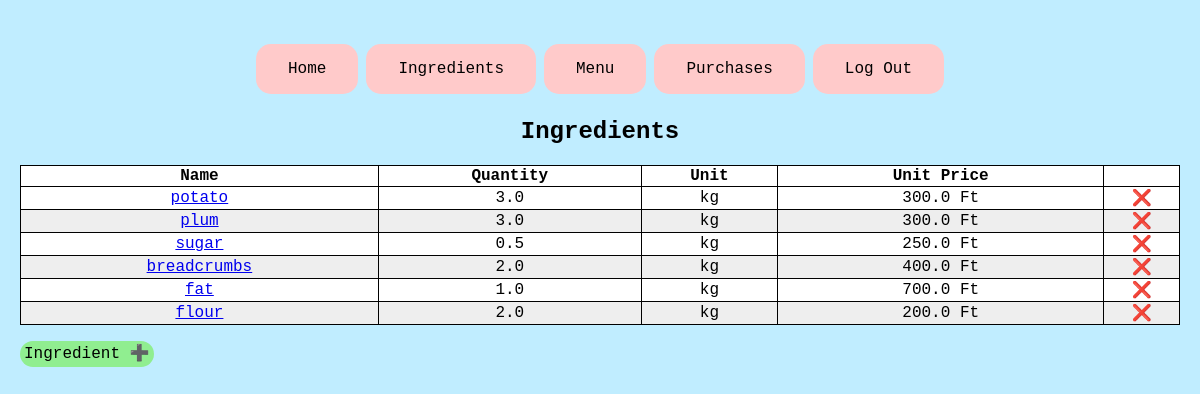
The page /ingredients/ (signed in) on the database as committed earlier.
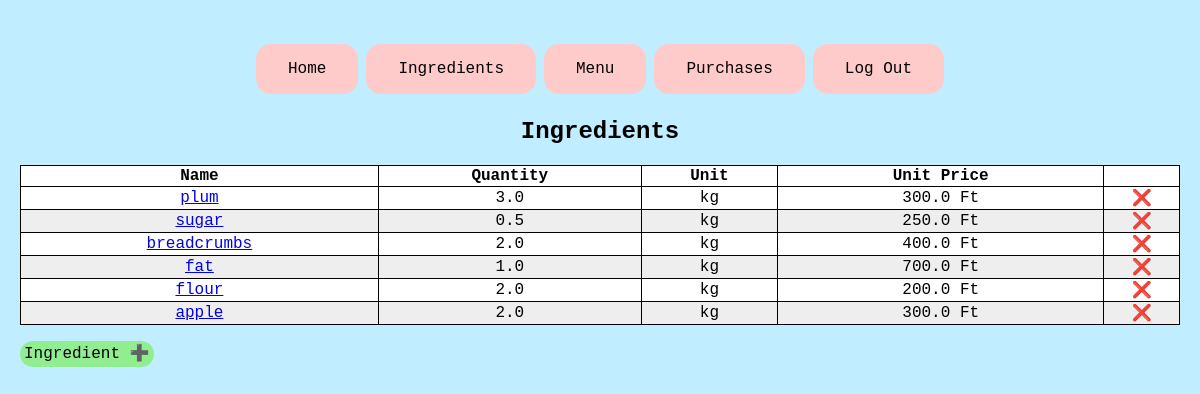
The same page on the database as committed later.
### inventory/models.py (models this page shows, shortened)
class Ingredient(models.Model):
    name = models.CharField(max_length=30)
    quantity = models.FloatField()
    unit = models.CharField(max_length=30)
    unit_price = models.FloatField()

### inventory/views.py (the view)
# urls.py: path("ingredients/", views.IngredientView.as_view(), name='ingredients'),
class IngredientView(LoginRequiredMixin, ListView):
    model = Ingredient
    template_name = "inventory/ingredients.html"

### inventory/templates/inventory/ingredients.html
{% extends 'inventory/base.html' %}
{% load static %}
{% block content %}
<div>
  <h2 class='title'>Ingredients</h2>
  <table class="line-table">
    <thead>
      <tr>
        <th>Name</th>
        <th>Quantity</th>
        <th>Unit</th>
        <th>Unit Price</th>
        <th></th>
      </tr>
    </thead>
    <tbody>
        {% for ingredient in object_list %}
            <tr>
              <td>
                <a href="{% url "update_ingredients" ingredient.id %}">{{ ingredient.name }}</a>
              </td>
              <td>
                {{ingredient.quantity}}
              </td>
              <td>
                {{ingredient.unit}}
              </td>
              <td>
                {{ingredient.unit_price}} Ft
              </td>
              <td><a href="{% url "delete_ingredients" ingredient.id %}" style="text-decoration: none; color: inherit;">❌</a></td>
            </tr>
        {% endfor %}
        </tbody>
      </table>
      <br>
      <a href="{% url "create_ingredients" %}" style="border-radius: 15px; text-decoration: none; color: inherit; padding: 4px; background-color: lightgreen;">Ingredient ➕</a>
    </div>
    {% endblock %}

### inventory/templates/inventory/base.html (shortened to what this page needs)
<!DOCTYPE html>
<head>
  {% load static %}
  <link
  rel="stylesheet"
  type="text/css"
  href="{% static 'inventory/base.css' %}"/>
</head>
<body>
  <header>
    <nav class="navbar">
      <a class="nav-item" href="{% url 'home' %}">Home</a>
      <a class="nav-item" href="{% url 'ingredients' %}">Ingredients</a>
      <a class="nav-item" href="{% url 'menu' %}">Menu</a>
      <a class="nav-item" href="{% url 'purchase' %}">Purchases</a>
      {% if user.username %}
      <a class='nav-item' href='{% url "logout" %}' >Log Out</a>
  {% endif %}
    </nav>
  </header>
  {% block content %}
  {% endblock %}
</body>

### inventory/static/inventory/base.css (style rules this page uses)
body { background-color: #c0edff; margin: 40px 20px 10px; }
* { font-family: 'Courier New', Courier, monospace; }
header { padding: 0 20%; }
.navbar { display: flex; justify-content: space-around; }
.navbar a { text-decoration: none; border-radius: 15px; background-color: rgb(255, 202, 202); border: none; color: black; padding: 16px 32px; text-align: center; font-size: 16px; margin: 4px 2px; }
.title { text-align: center; }
table, th, td { border: 1px solid black; text-align: center; }
table { border-collapse: collapse; width: 100%; }
tr:nth-child(even) { background-color: #eee; }
tr:nth-child(odd) { background-color: #fff; }

Rows that differ between the two databases and show on the page:
removed Ingredient: name "potato", quantity "3.0", unit "kg", unit_price "300.0"
added Ingredient: name "apple", quantity "2.0", unit "kg", unit_price "300.0"
